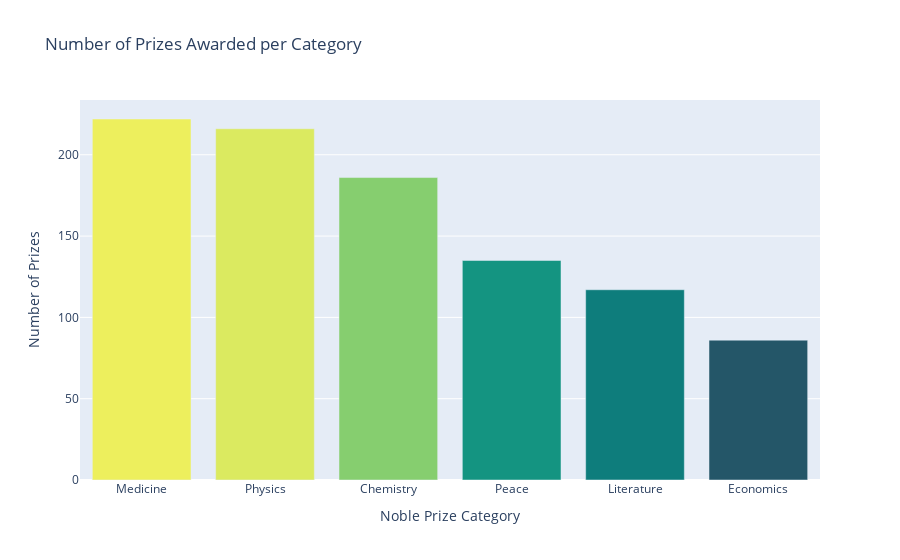

Here is the notebook cell this chart was saved with:
### Code cell
prizes_per_category = df_data.category.value_counts()
v_bar = px.bar(x = prizes_per_category.index, y = prizes_per_category.values,color= prizes_per_category.values,color_continuous_scale='Aggrnyl',title='Number of Prizes Awarded per Category')
v_bar.update_layout(xaxis_title='Noble Prize Category', coloraxis_showscale=False,yaxis_title='Number of Prizes')
v_bar.show()

### Figure 1 — Plotly figure (JSON) as saved in the notebook; plotly's stock layout.template omitted (floating-point values rounded to 4 significant figures)
{"data": [{"alignmentgroup": "True", "hovertemplate": "x=%{x}<br>y=%{y}<br>color=%{marker.color}<extra></extra>", "legendgroup": "", "marker": {"color": [222, 216, 186, 135, 117, 86], "coloraxis": "coloraxis", "pattern": {"shape": ""}}, "name": "", "offsetgroup": "", "orientation": "v", "showlegend": false, "textposition": "auto", "type": "bar", "x": ["Medicine", "Physics", "Chemistry", "Peace", "Literature", "Economics"], "xaxis": "x", "y": [222, 216, 186, 135, 117, 86], "yaxis": "y"}], "layout": {"barmode": "relative", "coloraxis": {"colorbar": {"title": {"text": "color"}}, "colorscale": [[0, "rgb(36, 86, 104)"], [0.1667, "rgb(15, 114, 121)"], [0.3333, "rgb(13, 143, 129)"], [0.5, "rgb(57, 171, 126)"], [0.6667, "rgb(110, 197, 116)"], [0.8333, "rgb(169, 220, 103)"], [1, "rgb(237, 239, 93)"]], "showscale": false}, "legend": {"tracegroupgap": 0}, "title": {"text": "Number of Prizes Awarded per Category"}, "xaxis": {"anchor": "y", "domain": [0, 1], "title": {"text": "Noble Prize Category"}}, "yaxis": {"anchor": "x", "domain": [0, 1], "title": {"text": "Number of Prizes"}}}}
